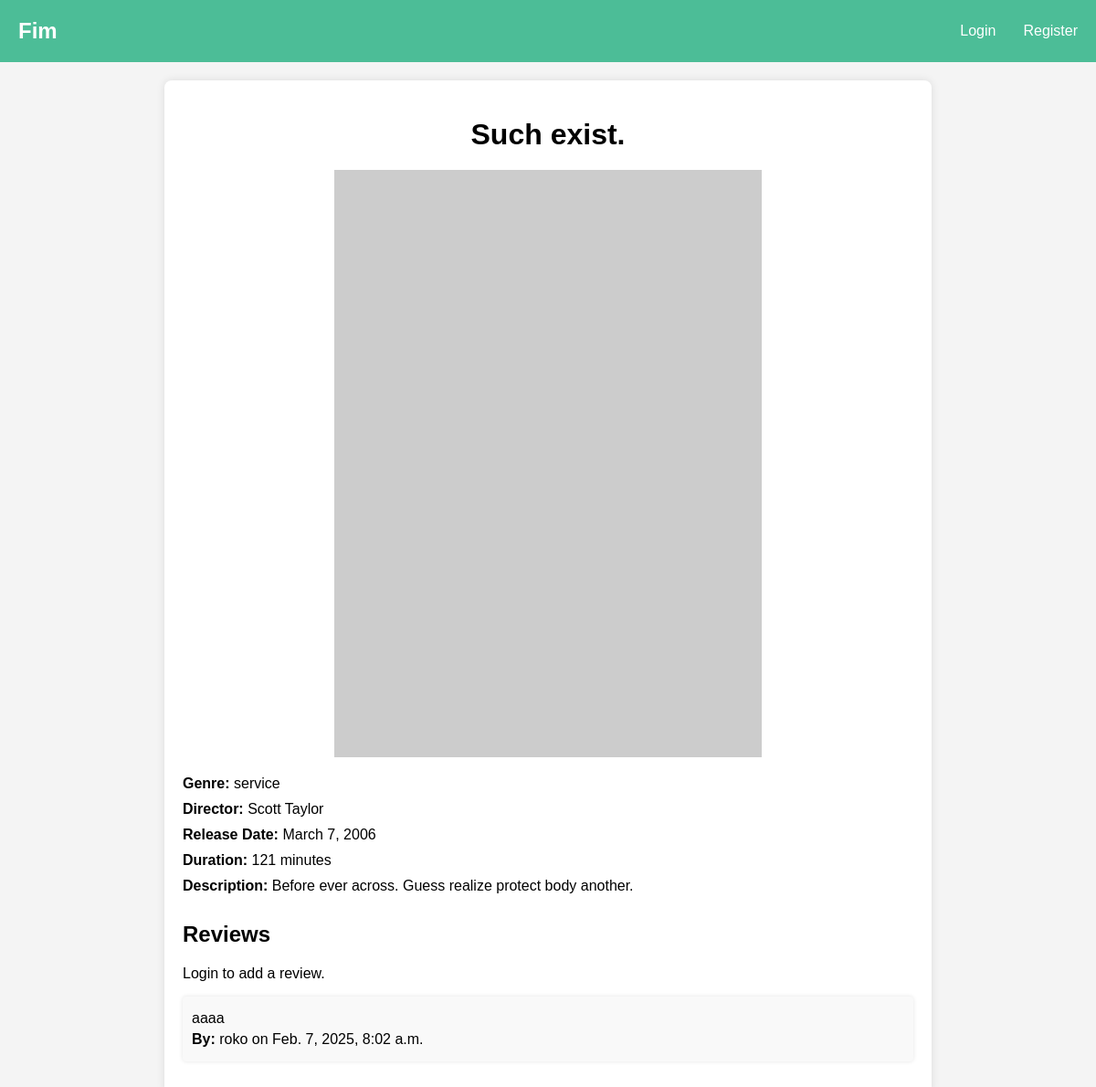
/film/9/, run on the app's committed database.
### main/models.py (models this page shows, shortened)
class Film(models.Model):
    title = models.CharField(max_length=255)
    release_date = models.DateField(null=True, blank=True)
    genre = models.CharField(max_length=100)
    director = models.CharField(max_length=255)
    description = models.TextField(blank=True)
    duration = models.IntegerField(null=True, blank=True)
    poster_url = models.URLField(max_length=255, blank=True)
    created_at = models.DateTimeField(auto_now_add=True)
    updated_at = models.DateTimeField(auto_now=True)

class Review(models.Model):
    film = models.ForeignKey(Film, on_delete=models.CASCADE, related_name='reviews')
    user = models.ForeignKey(User, on_delete=models.CASCADE)
    content = models.TextField()
    created_at = models.DateTimeField(auto_now_add=True)

### main/views.py (the view)
# urls.py: path('film/<int:pk>/', views.film_detail, name='film_detail'),
def film_detail(request, pk):
    film = get_object_or_404(Film, pk=pk)
    reviews = film.reviews.all()
    review_form = ReviewForm()
    context = {
        'film': film,
        'reviews': reviews,
        'review_form': review_form,
    }
    return render(request, 'film_detail.html', context)

### main/templates/film_detail.html (shortened to what this page needs)
{% extends 'index.html' %}
{% block content %}
    {% load static %}
    <link rel="stylesheet" href="{% static 'film_detail.css' %}">
    <div class="film-detail-container">
        <h1>{{ film.title }}</h1>
        <div class="film-poster">
            {% if film.poster_url %}
                <img src="{{ film.poster_url }}" alt="{{ film.title }}">
            {% else %}
                <p>No Image Available</p>
            {% endif %}
        </div>
        <p><strong>Genre:</strong> {{ film.genre }}</p>
        <p><strong>Director:</strong> {{ film.director }}</p>
        <p><strong>Release Date:</strong> {{ film.release_date }}</p>
        <p><strong>Duration:</strong> {{ film.duration }} minutes</p>
        <p><strong>Description:</strong> {{ film.description }}</p>
        <h2>Reviews</h2>
        {% if user.is_authenticated %}
            <form method="post" action="{% url 'add_review' film.pk %}">
                {% csrf_token %}
                {{ review_form.as_p }}
                <button type="submit">Add Review</button>
            </form>
        {% else %}
            <p><a href="{% url 'login' %}">Login</a> to add a review.</p>
        {% endif %}
        <ul>
            {% for review in reviews %}
                <li>
                    <p>{{ review.content }}</p>
                    <p><strong>By:</strong> {{ review.user.username }} on {{ review.created_at }}</p>
                </li>
            {% endfor %}
        </ul>
    </div>
{% endblock %}

### main/static/index.css (style rules this page uses)
body { font-family: Arial, sans-serif; margin: 0; padding: 0; }
a { text-decoration: none; color: inherit; }

### main/static/film_detail.css (style rules this page uses)
body { font-family: Arial, sans-serif; background-color: #f4f4f4; margin: 0; padding: 0; }
.film-detail-container { max-width: 800px; margin: 20px auto; padding: 20px; background-color: white; border-radius: 8px; box-shadow: 0 0 10px rgba(0, 0, 0, 0.1); }
.film-detail-container h1 { text-align: center; margin-bottom: 20px; }
.film-poster img { display: block; margin: 0 auto 20px; max-width: 100%; height: auto; }
.film-detail-container p { margin: 10px 0; }
.film-detail-container h2 { margin-top: 30px; }
.film-detail-container ul { list-style-type: none; padding: 0; }
.film-detail-container ul li { background-color: #f9f9f9; margin-bottom: 10px; padding: 10px; border-radius: 4px; box-shadow: 0 0 5px rgba(0, 0, 0, 0.1); }
.film-detail-container ul li p { margin: 5px 0; }

### data on the page
Film: title "Such exist.", genre "service", director "Scott Taylor", release_date "March 7, 2006", duration "121", description "Before ever across. Guess realize protect body another."
Review: content "aaaa", user.username "roko", created_at "Feb. 7, 2025, 8:02 a.m."
